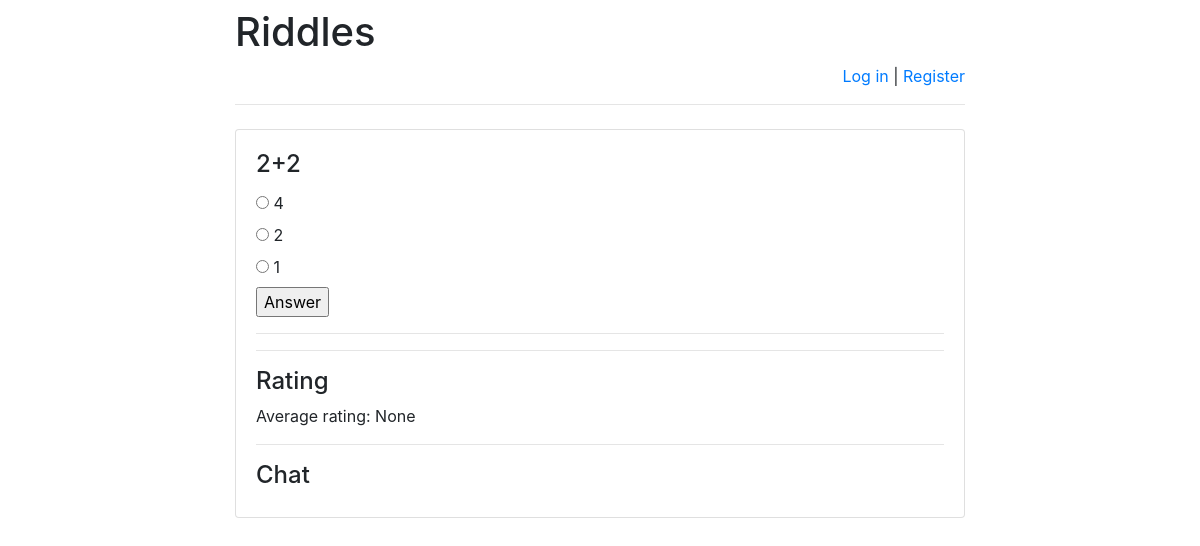
The app's page /riddles/1/, older data.
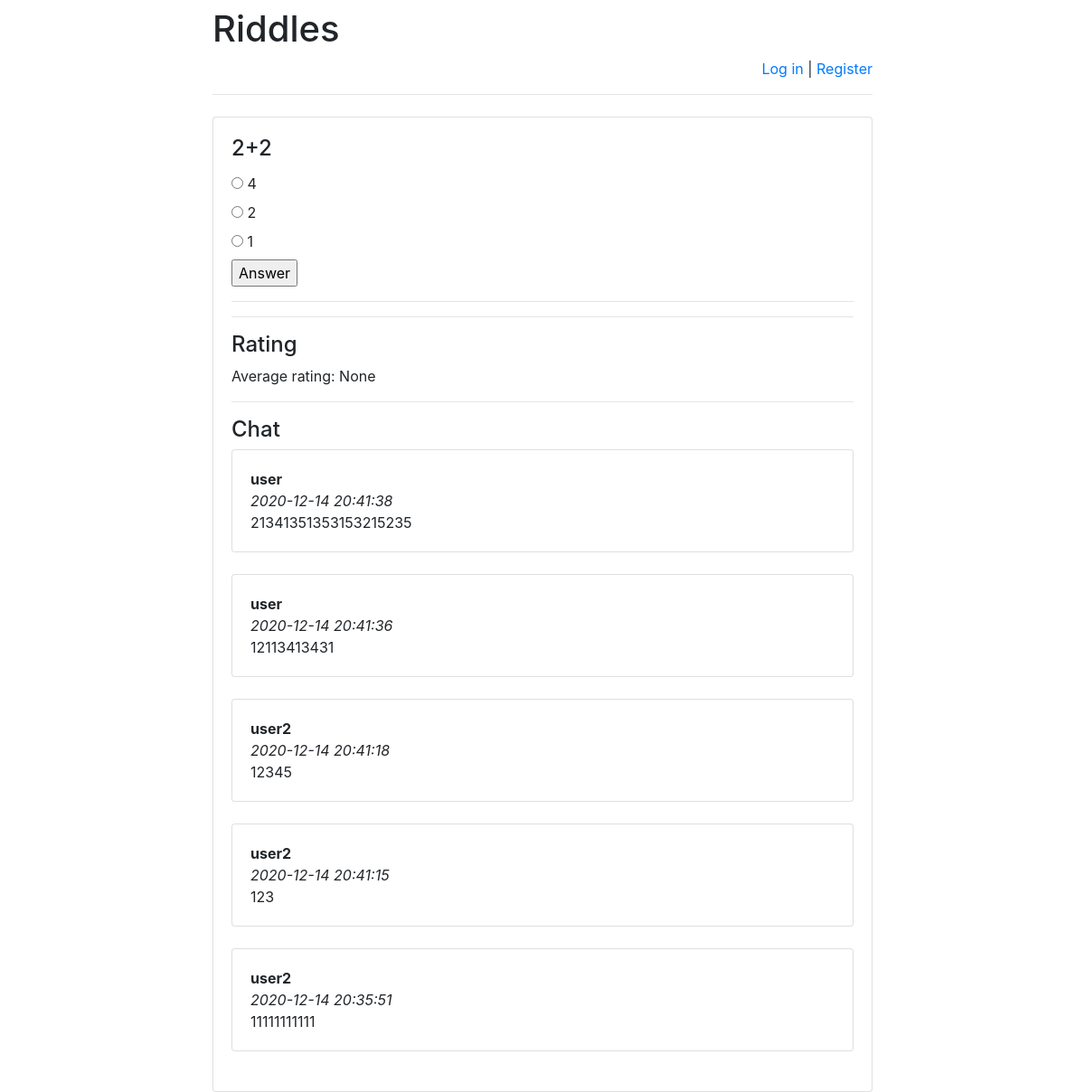
The same page, newer data.
### riddles/models.py (models this page shows)
class Riddle(models.Model):
    riddle_text = models.CharField(max_length=255)
    pub_date = models.DateTimeField('date published')

class Option(models.Model):
    riddle = models.ForeignKey(Riddle, on_delete=models.CASCADE)
    text = models.CharField(max_length=255)
    correct = models.BooleanField(default=False)

class Message(models.Model):
    chat = models.ForeignKey(
        Riddle,
        verbose_name='Чат под загадкой',
        on_delete=models.CASCADE)
    author = models.ForeignKey(
        User,
        verbose_name='Пользователь', on_delete=models.CASCADE)
    message = models.TextField('Сообщение')
    pub_date = models.DateTimeField(
        'Дата сообщения',
        default=timezone.now)

### riddles/views.py (the view)
# urls.py: url(r'^([0-9]+)/$', views.detail, name='detail'),
def detail(request, riddle_id):
    error_message = None
    if "error_message" in request.GET:
        error_message = request.GET["error_message"]
    ordered_option_set = \
        list(Option.objects.filter(riddle_id=riddle_id))
    option_iter = \
        numpy.random.permutation(len(ordered_option_set))
    option_set = []
    for num in option_iter:
        option_set.append(ordered_option_set[num])
    return render(
        request,
        "answer.html",
        {
            "option_set": option_set,
            "riddle": get_object_or_404(
                Riddle, pk=riddle_id),
            "error_message": error_message,
            "latest_messages":
                Message.objects
                    .filter(chat_id=riddle_id)
                    .order_by('-pub_date')[:5],
            "already_rated_by_user":
                Mark.objects
                    .filter(author_id=request.user.id)
                    .filter(riddle_id=riddle_id)
                    .count(),
            "user_rating":
                Mark.objects
                    .filter(author_id=request.user.id)
                    .filter(riddle_id=riddle_id)
                    .aggregate(Avg('mark'))
                    ["mark__avg"],
            "avg_mark":
                Mark.objects
                    .filter(riddle_id=riddle_id)
                    .aggregate(Avg('mark'))
                    ["mark__avg"]
        }
    )

### templates/answer.html (shortened to what this page needs)
<!DOCTYPE html>
<html lang="en">
<head>
</head>
<body>
{% extends 'base.html' %}
{% block main %}
<h4 class="card-title">{{ riddle.riddle_text }}</h4>
<form action="answer/" method="post">
    {% for option in option_set %}
        <input type="radio"
               name="option"
               id="option{{ forloop.counter }}"
               value="{{ option.id }}"/>
        <label for="option{{ forloop.counter }}">
            {{ option.text }}
        </label><br>
    {% endfor %}
    <input type="submit" value="Answer"/>
</form>
    <hr>
    <hr>
<h4>Rating</h4>
    <p>Average rating:
        <span id="avg_mark_span">
            {{ avg_mark }}
        </span>
    </p>
<hr>
<h4>Chat</h4>
    <div id="history">
    {% for message in latest_messages %}
        <div class="card">
        <div class="card-body">
            <strong>
                {{ message.author.username }}
            </strong>
            <br/>
            <em>
                {{ message.pub_date|date:'Y-m-d H:i:s' }}
            </em>
            <br/>
            {{ message.message }}
        </div>
        </div>
        <br/>
    {% endfor %}
</div>
{% endblock %}

### templates/base.html (shortened to what this page needs)
<!doctype html>
<html lang="en">
<head>
    <link rel="stylesheet"
href="https://stackpath.bootstrapcdn.com/bootstrap/4.1.3/css/bootstrap.min.css">
</head>
<body>
<div class="container">
    <div class="row justify-content-center">
        <div class="col-8">
            <h1 class="mt-2">Riddles</h1>
            {% if user.is_authenticated %}
                <p class="text-right">
                    Hello, {{ user.username }}!
                    <a href="/riddles/logout">Log out</a> |
                    <a href="/riddles/password-change">
                        Change password
                    </a>
                    {% if user.is_staff %}
                        | <a href="/riddles/admin">Admin panel</a>
                    {% endif %}
                </p>
            {% else %}
                <p class="text-right">
                    <a href="/riddles/login">Log in</a> |
                    <a href="/riddles/register">Register</a>
                </p>
            {% endif %}
            <hr class="mt-0 mb-4">
            <div class="card">
                <div class="card-body">
                    {% block main %}
                    {% endblock %}
                </div>
            </div>
        </div>
    </div>
</div>
</body>
</html>

Row changes from the older to the newer data that the page shows:
added Message: author.username "user", pub_date "2020-12-14 20:41:38", message "21341351353153215235"
added Message: author.username "user", pub_date "2020-12-14 20:41:36", message "12113413431"
added Message: author.username "user2", pub_date "2020-12-14 20:41:18", message "12345"
added Message: author.username "user2", pub_date "2020-12-14 20:41:15", message "123"
added Message: author.username "user2", pub_date "2020-12-14 20:35:51", message "11111111111"
